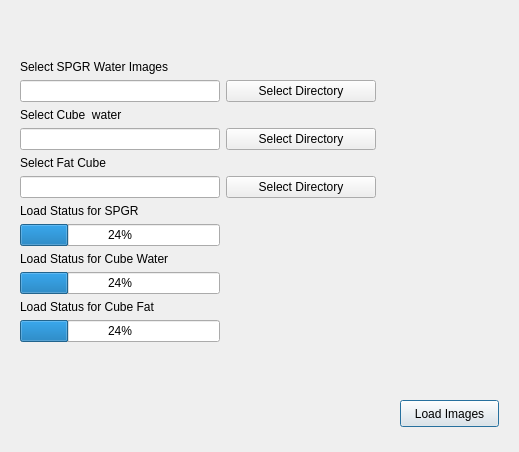
<?xml version="1.0" encoding="UTF-8"?>
<ui version="4.0">
 <class>Wizard_Loadimages</class>
 <widget class="QDialog" name="Wizard_Loadimages">
  <property name="geometry">
   <rect>
    <x>0</x>
    <y>0</y>
    <width>519</width>
    <height>452</height>
   </rect>
  </property>
  <property name="windowTitle">
   <string>Dialog</string>
  </property>
  <widget class="QPushButton" name="pushButton">
   <property name="geometry">
    <rect>
     <x>400</x>
     <y>400</y>
     <width>99</width>
     <height>27</height>
    </rect>
   </property>
   <property name="text">
    <string>Load Images</string>
   </property>
  </widget>
  <widget class="QWidget" name="formLayoutWidget">
   <property name="geometry">
    <rect>
     <x>20</x>
     <y>60</y>
     <width>521</width>
     <height>332</height>
    </rect>
   </property>
   <layout class="QFormLayout" name="formLayout">
    <item row="1" column="0">
     <widget class="QLineEdit" name="lineEdit_spgr">
      <property name="minimumSize">
       <size>
        <width>200</width>
        <height>0</height>
       </size>
      </property>
     </widget>
    </item>
    <item row="1" column="1">
     <widget class="QPushButton" name="Load_SPGR_button">
      <property name="minimumSize">
       <size>
        <width>100</width>
        <height>0</height>
       </size>
      </property>
      <property name="maximumSize">
       <size>
        <width>150</width>
        <height>16777215</height>
       </size>
      </property>
      <property name="text">
       <string>Select Directory</string>
      </property>
     </widget>
    </item>
    <item row="3" column="1">
     <widget class="QPushButton" name="Load_wcube_button">
      <property name="maximumSize">
       <size>
        <width>150</width>
        <height>16777215</height>
       </size>
      </property>
      <property name="text">
       <string>Select Directory</string>
      </property>
     </widget>
    </item>
    <item row="3" column="0">
     <widget class="QLineEdit" name="lineEdit_cubew">
      <property name="minimumSize">
       <size>
        <width>200</width>
        <height>0</height>
       </size>
      </property>
     </widget>
    </item>
    <item row="5" column="0">
     <widget class="QLineEdit" name="lineEdit_cubef">
      <property name="minimumSize">
       <size>
        <width>200</width>
        <height>0</height>
       </size>
      </property>
     </widget>
    </item>
    <item row="10" column="0">
     <widget class="QProgressBar" name="progressBar_3">
      <property name="minimumSize">
       <size>
        <width>200</width>
        <height>0</height>
       </size>
      </property>
      <property name="maximumSize">
       <size>
        <width>27215</width>
        <height>16777215</height>
       </size>
      </property>
      <property name="value">
       <number>24</number>
      </property>
     </widget>
    </item>
    <item row="12" column="0">
     <widget class="QProgressBar" name="progressBar_2">
      <property name="minimumSize">
       <size>
        <width>200</width>
        <height>0</height>
       </size>
      </property>
      <property name="value">
       <number>24</number>
      </property>
     </widget>
    </item>
    <item row="5" column="1">
     <widget class="QPushButton" name="Load_fcube_button">
      <property name="maximumSize">
       <size>
        <width>150</width>
        <height>16777215</height>
       </size>
      </property>
      <property name="text">
       <string>Select Directory</string>
      </property>
     </widget>
    </item>
    <item row="8" column="0">
     <widget class="QProgressBar" name="progressBar">
      <property name="minimumSize">
       <size>
        <width>200</width>
        <height>0</height>
       </size>
      </property>
      <property name="maximumSize">
       <size>
        <width>200</width>
        <height>16777215</height>
       </size>
      </property>
      <property name="value">
       <number>24</number>
      </property>
     </widget>
    </item>
    <item row="0" column="0">
     <widget class="QLabel" name="label">
      <property name="text">
       <string>Select SPGR Water Images</string>
      </property>
     </widget>
    </item>
    <item row="2" column="0">
     <widget class="QLabel" name="label_2">
      <property name="text">
       <string>Select Cube  water</string>
      </property>
     </widget>
    </item>
    <item row="4" column="0">
     <widget class="QLabel" name="label_3">
      <property name="text">
       <string>Select Fat Cube</string>
      </property>
     </widget>
    </item>
    <item row="7" column="0">
     <widget class="QLabel" name="label_5">
      <property name="text">
       <string>Load Status for SPGR</string>
      </property>
     </widget>
    </item>
    <item row="9" column="0">
     <widget class="QLabel" name="label_4">
      <property name="text">
       <string>Load Status for Cube Water</string>
      </property>
     </widget>
    </item>
    <item row="11" column="0">
     <widget class="QLabel" name="label_6">
      <property name="text">
       <string>Load Status for Cube Fat</string>
      </property>
     </widget>
    </item>
   </layout>
  </widget>
 </widget>
 <resources/>
 <connections/>
</ui>
